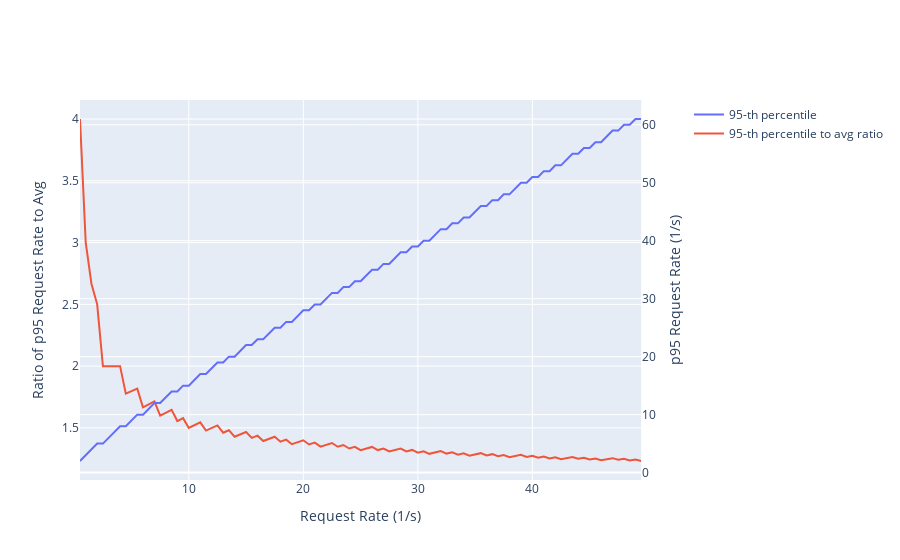

Notebook code cell kept with this figure:
### Markdown cell above
The difference between the average and the 95-th percentile is much more pronounced with the lower numbers. If your request rate is low enough, the effect of the peaks is more dramatic.

### Code cell
from scipy.stats import poisson
import plotly.graph_objects as go
import numpy as np
from plotly.subplots import make_subplots


percentage_peak_requests = 95

poisson_lambda = np.arange(0.5, 50, 0.5)
poisson_percentile = poisson.ppf(percentage_peak_requests/100., poisson_lambda)

fig = make_subplots(rows=1, cols=1, specs=[[{"secondary_y": True}]])

fig.add_trace(
    go.Scatter(
        x=poisson_lambda,
        y=poisson_percentile,
        name=f'{percentage_peak_requests}-th percentile',
    ),
    secondary_y=True,
)

fig.add_trace(
    go.Scatter(
        x=poisson_lambda,
        y=poisson_percentile/poisson_lambda,
        name=f'{percentage_peak_requests}-th percentile to avg ratio',
    ),
    secondary_y=False,
)

fig.update_xaxes(title_text="Request Rate (1/s)")
fig.update_yaxes(title_text=f"p{percentage_peak_requests} Request Rate (1/s)", secondary_y=True)
fig.update_yaxes(title_text=f"Ratio of p{percentage_peak_requests} Request Rate to Avg", secondary_y=False)
fig.show()

### Figure 1 — Plotly figure (JSON) as saved in the notebook; plotly's stock layout.template omitted (floating-point values rounded to 4 significant figures)
{"data": [{"name": "95-th percentile", "type": "scatter", "x": [0.5, 1, 1.5, 2, 2.5, 3, 3.5, 4, 4.5, 5, 5.5, 6, 6.5, 7, 7.5, 8, 8.5, 9, 9.5, 10, 10.5, 11, 11.5, 12, 12.5, 13, 13.5, 14, 14.5, 15, 15.5, 16, 16.5, 17, 17.5, 18, 18.5, 19, 19.5, 20, 20.5, 21, 21.5, 22, 22.5, 23, 23.5, 24, 24.5, 25, 25.5, 26, 26.5, 27, 27.5, 28, 28.5, 29, 29.5, 30, 30.5, 31, 31.5, 32, 32.5, 33, 33.5, 34, 34.5, 35, 35.5, 36, 36.5, 37, 37.5, 38, 38.5, 39, 39.5, 40, 40.5, 41, 41.5, 42, 42.5, 43, 43.5, 44, 44.5, 45, 45.5, 46, 46.5, 47, 47.5, 48, 48.5, 49, 49.5], "xaxis": "x", "y": [2, 3, 4, 5, 5, 6, 7, 8, 8, 9, 10, 10, 11, 12, 12, 13, 14, 14, 15, 15, 16, 17, 17, 18, 19, 19, 20, 20, 21, 22, 22, 23, 23, 24, 25, 25, 26, 26, 27, 28, 28, 29, 29, 30, 31, 31, 32, 32, 33, 33, 34, 35, 35, 36, 36, 37, 38, 38, 39, 39, 40, 40, 41, 42, 42, 43, 43, 44, 44, 45, 46, 46, 47, 47, 48, 48, 49, 50, 50, 51, 51, 52, 52, 53, 53, 54, 55, 55, 56, 56, 57, 57, 58, 59, 59, 60, 60, 61, 61], "yaxis": "y2"}, {"name": "95-th percentile to avg ratio", "type": "scatter", "x": [0.5, 1, 1.5, 2, 2.5, 3, 3.5, 4, 4.5, 5, 5.5, 6, 6.5, 7, 7.5, 8, 8.5, 9, 9.5, 10, 10.5, 11, 11.5, 12, 12.5, 13, 13.5, 14, 14.5, 15, 15.5, 16, 16.5, 17, 17.5, 18, 18.5, 19, 19.5, 20, 20.5, 21, 21.5, 22, 22.5, 23, 23.5, 24, 24.5, 25, 25.5, 26, 26.5, 27, 27.5, 28, 28.5, 29, 29.5, 30, 30.5, 31, 31.5, 32, 32.5, 33, 33.5, 34, 34.5, 35, 35.5, 36, 36.5, 37, 37.5, 38, 38.5, 39, 39.5, 40, 40.5, 41, 41.5, 42, 42.5, 43, 43.5, 44, 44.5, 45, 45.5, 46, 46.5, 47, 47.5, 48, 48.5, 49, 49.5], "xaxis": "x", "y": [4, 3, 2.667, 2.5, 2, 2, 2, 2, 1.778, 1.8, 1.818, 1.667, 1.692, 1.714, 1.6, 1.625, 1.647, 1.556, 1.579, 1.5, 1.524, 1.545, 1.478, 1.5, 1.52, 1.462, 1.481, 1.429, 1.448, 1.467, 1.419, 1.438, 1.394, 1.412, 1.429, 1.389, 1.405, 1.368, 1.385, 1.4, 1.366, 1.381, 1.349, 1.364, 1.378, 1.348, 1.362, 1.333, 1.347, 1.32, 1.333, 1.346, 1.321, 1.333, 1.309, 1.321, 1.333, 1.31, 1.322, 1.3, 1.311, 1.29, 1.302, 1.312, 1.292, 1.303, 1.284, 1.294, 1.275, 1.286, 1.296, 1.278, 1.288, 1.27, 1.28, 1.263, 1.273, 1.282, 1.266, 1.275, 1.259, 1.268, 1.253, 1.262, 1.247, 1.256, 1.264, 1.25, 1.258, 1.244, 1.253, 1.239, 1.247, 1.255, 1.242, 1.25, 1.237, 1.245, 1.232], "yaxis": "y"}], "layout": {"xaxis": {"anchor": "y", "domain": [0, 0.94], "title": {"text": "Request Rate (1/s)"}}, "yaxis": {"anchor": "x", "domain": [0, 1], "title": {"text": "Ratio of p95 Request Rate to Avg"}}, "yaxis2": {"anchor": "x", "overlaying": "y", "side": "right", "title": {"text": "p95 Request Rate (1/s)"}}}}
